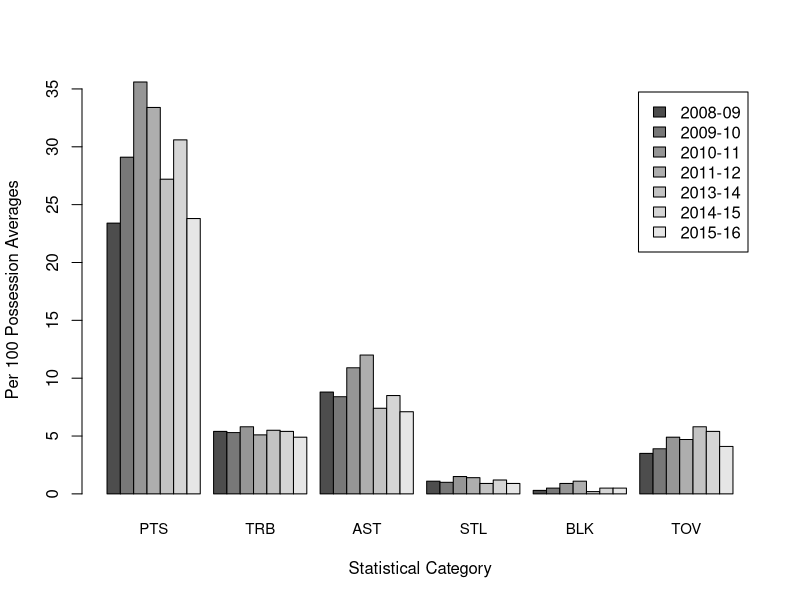

Reproduce this figure in R.
## ---- chunk 1
## Data Wrangling
# load libraries
library(readr);
library(dplyr);

# read csv
a = read_csv(file='data/maierucsb_data.csv')
#filter out data
a %T>%                          
  select(Season,DRtg,ORtg) %>%
  mutate(CombineRtg = ORtg+DRtg) %>%
  summarise("Average Combined Rating"= mean(CombineRtg),
            "Minimum Combined Rating"= min(CombineRtg),
            "Maximum Combined Rating"= max(CombineRtg))

# output barplot
b=select(a,Season,PTS,TRB,AST,STL,BLK,TOV)
barplot(as.matrix(b[2:7]),cex.names=0.9, xlab="Statistical Category",ylab="Per 100 Possession Averages",legend=a$Season,beside=TRUE)

